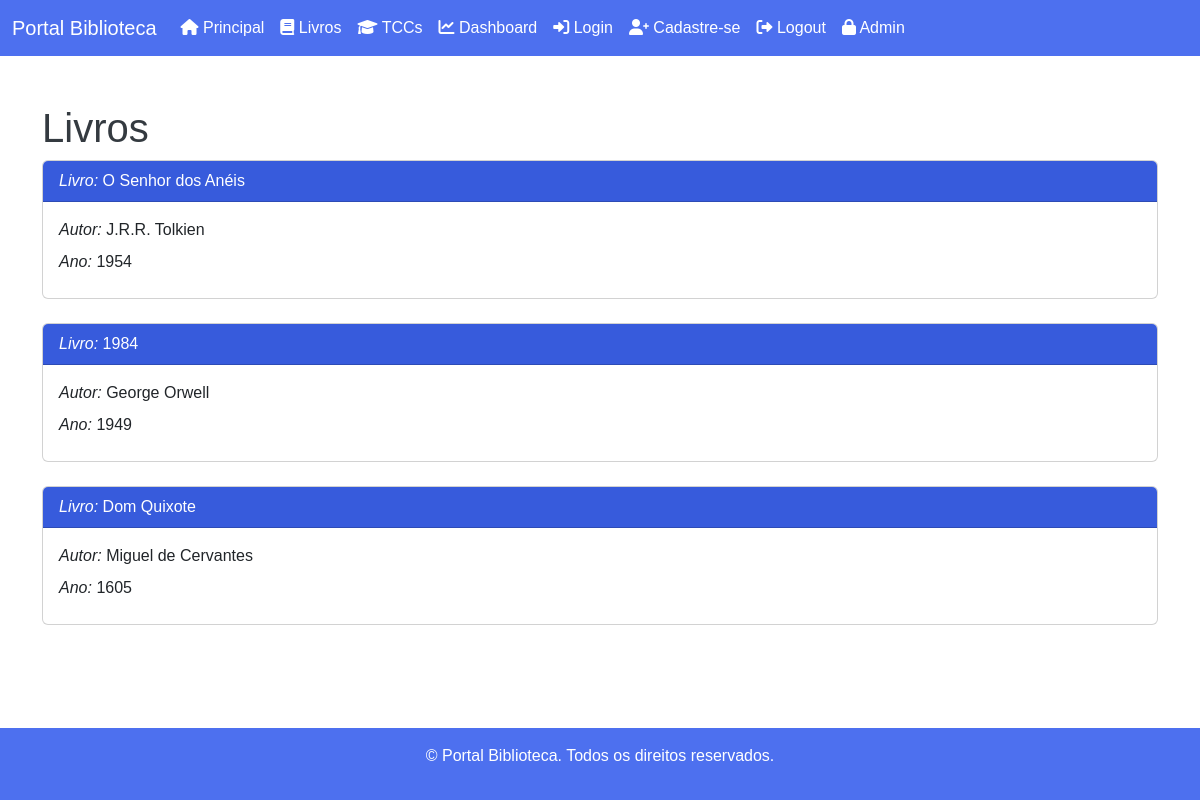
The page /livros on the database its author committed.
### biblioteca/models.py (models this page shows, shortened)
class Livro(models.Model):
    nome = models.CharField(max_length=255)
    autor = models.CharField(max_length=255)
    ano = models.IntegerField()

### biblioteca/views.py (the view)
# urls.py: path('livros', views.livros, name='livros'),
def livros(request):
    livros = Livro.objects.all().values()
    context = {
        'livros': livros
    }
    template = loader.get_template('livros.html')
    return HttpResponse(template.render(context, request))

### biblioteca/templates/livros.html (shortened to what this page needs)
{% extends "base.html" %}
{% block conteudo %}
    <main class="container mt-5">
        <h1>Livros</h1>
        {% for l in livros %}
            <div class="card">
                <div class="card-header card-title-obra">
                    <em>Livro:</em> {{ l.nome }}
                </div>
                <div class="card-body">
                    <p class="card-title"><em>Autor:</em> {{ l.autor }}</p>
                    <p class="card-title"><em>Ano:</em> {{ l.ano }}</p>
                </div>
            </div>
            <br>
        {% endfor %}
    </main>
{% endblock %}

### static/styles.css (style rules this page uses)
body { font-family: Arial, sans-serif; min-height: 100vh; display: flex; flex-direction: column; }
h1 { color: #343a40; }
main { flex: 1; }
.card { transition: transform 0.3s ease; }
.card-title-obra { background-color: #375BDC; color: white; }

### rows shown on the page
Livro: nome "O Senhor dos Anéis", autor "J.R.R. Tolkien", ano "1954"
Livro: nome "1984", autor "George Orwell", ano "1949"
Livro: nome "Dom Quixote", autor "Miguel de Cervantes", ano "1605"
